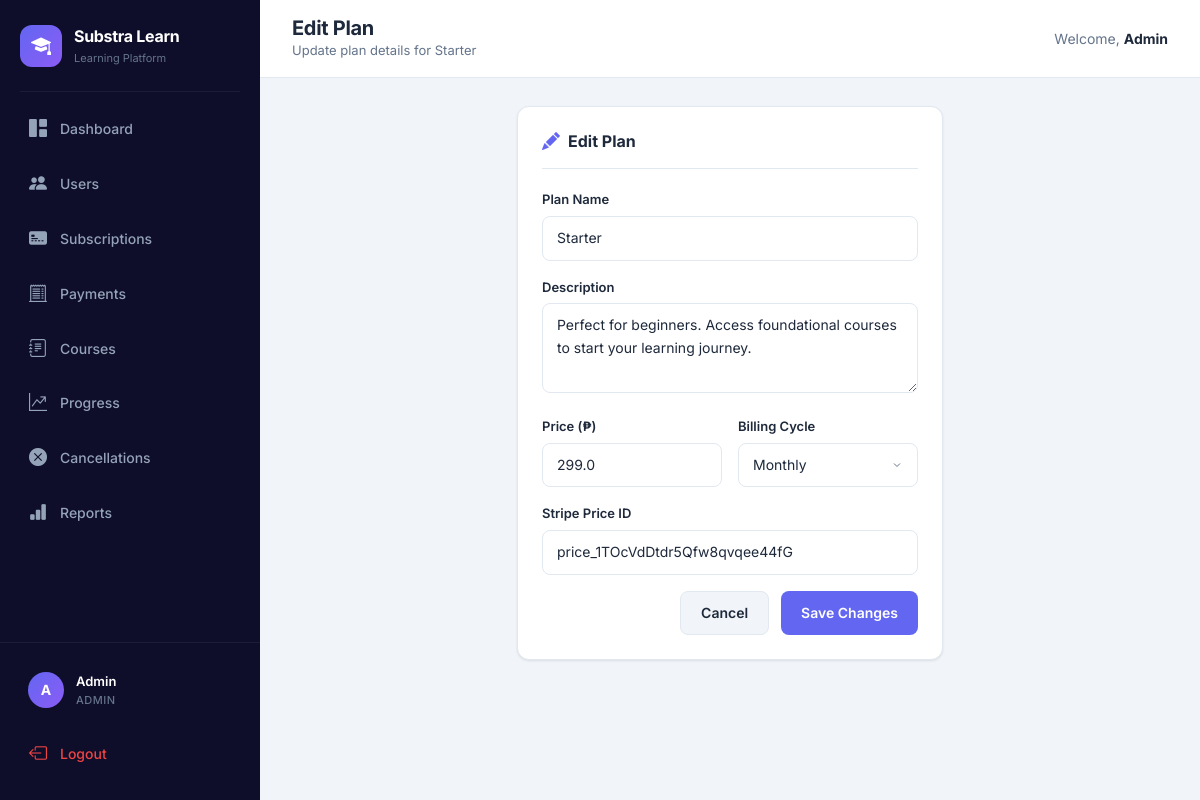
The page /admin/edit_plan/1 (signed in) on the database its author committed.
### tables this page shows
CREATE TABLE plans (
    id INTEGER PRIMARY KEY AUTOINCREMENT,
    name TEXT NOT NULL,
    description TEXT DEFAULT '',
    price REAL NOT NULL,
    billing_cycle TEXT NOT NULL,
    stripe_price_id TEXT DEFAULT '',
    status TEXT DEFAULT 'active',
    created_at TEXT DEFAULT (datetime('now'))
);

### app.py (the view, shortened to what this page needs)
@app.route("/admin/edit_plan/<int:plan_id>", methods=["GET", "POST"])
@admin_required
def edit_plan(plan_id):
    conn = get_db()
    plan = conn.execute("SELECT * FROM plans WHERE id=?", (plan_id,)).fetchone()
    conn.close()
    if not plan:
        flash("Plan not found", "danger")
        return redirect("/admin")
    return render_template("admin_edit_plan.html", plan=plan)

### app.py (called while the page is built, shortened)
def get_db():
    db_path = os.getenv("DATABASE_PATH", "database.db")
    conn = sqlite3.connect(db_path, timeout=10)
    conn.row_factory = sqlite3.Row
    conn.execute("PRAGMA journal_mode=WAL")
    conn.execute("PRAGMA busy_timeout=10000")
    return conn

def get_csrf_token():
    if "_csrf_token" not in session:
        session["_csrf_token"] = secrets.token_urlsafe(32)
    return session["_csrf_token"]

@app.context_processor
def inject_helpers():
    def csrf_field():
        return Markup(f'<input type="hidden" name="csrf_token" value="{escape(get_csrf_token())}">')
    return {"csrf_token": get_csrf_token, "csrf_field": csrf_field}

@app.before_request
def protect_posts():
    if request.method != "POST":
        return

def admin_required(func):
    @wraps(func)
    def wrapper(*args, **kwargs):
        if "user_id" not in session or session.get("role") != "admin":
            flash("Access denied", "danger")
            return redirect("/login")
        return func(*args, **kwargs)
    return wrapper

@app.before_request
def refresh_admin_badges():
    if session.get("role") == "admin":
        conn = get_db()
        pending = conn.execute("SELECT COUNT(*) FROM cancellation_requests WHERE status='pending'").fetchone()[0]
        failed = conn.execute("SELECT COUNT(*) FROM payments WHERE status='failed'").fetchone()[0]
        conn.close()
        session["pending_count"] = pending
        session["failed_payment_count"] = failed

### templates/admin_edit_plan.html
{% extends "base.html" %}
{% block page_title %}Edit Plan{% endblock %}
{% block page_subtitle %}Update plan details for {{ plan['name'] }}{% endblock %}
{% block content %}
<div class="row justify-content-center"><div class="col-lg-6"><div class="content-card"><div class="card-header-custom"><h2 class="card-title"><i class="bi bi-pencil-fill"></i> Edit Plan</h2></div><form method="POST" action="/admin/edit_plan/{{ plan['id'] }}">{{ csrf_field()|safe }}<div class="form-group"><label class="form-label">Plan Name</label><input name="name" class="form-input" value="{{ plan['name'] }}" required></div><div class="form-group"><label class="form-label">Description</label><textarea name="description" class="form-input" rows="3">{{ plan['description'] }}</textarea></div><div class="form-row"><div class="form-group"><label class="form-label">Price (₱)</label><input name="price" type="number" step="0.01" class="form-input" value="{{ plan['price'] }}" required></div><div class="form-group"><label class="form-label">Billing Cycle</label><select name="billing_cycle" class="form-input"><option value="Monthly" {% if plan['billing_cycle']=='Monthly' %}selected{% endif %}>Monthly</option><option value="Quarterly" {% if plan['billing_cycle']=='Quarterly' %}selected{% endif %}>Quarterly</option><option value="Yearly" {% if plan['billing_cycle']=='Yearly' %}selected{% endif %}>Yearly</option></select></div></div><div class="form-group"><label class="form-label">Stripe Price ID</label><input name="stripe_price_id" class="form-input" value="{{ plan['stripe_price_id'] }}"></div><div class="form-actions"><a href="/admin" class="btn-custom btn-secondary-custom">Cancel</a><button class="btn-custom btn-primary-custom">Save Changes</button></div></form></div></div></div>
{% endblock %}

### static/style.css (style rules this page uses)
:root { --primary: #6366F1; --primary-dark: #4F46E5; --primary-light: #A5B4FC; --primary-bg: #EEF2FF; --secondary: #8B5CF6; --success: #10B981; --success-bg: #D1FAE5; --warning: #F59E0B; --warning-bg: #FEF3C7; --danger: #EF4444; --danger-bg: #FEE2E2; --info: #06B6D4; --info-bg: #CFFAFE; --dark: #0F172A; --sidebar-bg: #0F0E2A; --sidebar-hover: #1E1B4B; --sidebar-active: #6366F1; --bg: #F1F5F9; --card: #FFFFFF; --text: #1E293B; --text-muted: #64748B; --border: #E2E8F0; --radius: 12px; --radius-sm: 8px; --radius-lg: 16px; --shadow: 0 1px 3px rgba(0,0,0,0.06), 0 1px 2px rgba(0,0,0,0.04); --shadow-md: 0 4px 6px rgba(0,0,0,0.05), 0 2px 4px rgba(0,0,0,0.03); --shadow-lg: 0 10px 25px rgba(0,0,0,0.08), 0 4px 10px rgba(0,0,0,0.04); --transition: all 0.2s ease; --sidebar-width: 260px; }
* { margin: 0; padding: 0; box-sizing: border-box; }
body { font-family: 'Inter', -apple-system, BlinkMacSystemFont, 'Segoe UI', sans-serif; background: var(--bg); color: var(--text); line-height: 1.6; -webkit-font-smoothing: antialiased; }
.content-card { background: var(--card); border-radius: var(--radius); padding: 24px; box-shadow: var(--shadow); border: 1px solid var(--border); margin-bottom: 0; }
.card-header-custom { display: flex; align-items: center; justify-content: space-between; margin-bottom: 20px; padding-bottom: 16px; border-bottom: 1px solid var(--border); }
.card-title { font-size: 16px; font-weight: 700; color: var(--text); display: flex; align-items: center; gap: 8px; margin: 0; }
.card-title i { color: var(--primary); font-size: 18px; }
.btn-custom { display: inline-flex; align-items: center; justify-content: center; gap: 8px; padding: 10px 20px; border-radius: var(--radius-sm); font-size: 14px; font-weight: 600; text-decoration: none; border: none; cursor: pointer; transition: var(--transition); white-space: nowrap; }
.btn-primary-custom { background: var(--primary); color: white; }
.btn-secondary-custom { background: var(--bg); color: var(--text); border: 1px solid var(--border); }
.form-group { margin-bottom: 16px; flex: 1; }
.form-label { display: block; font-size: 13px; font-weight: 600; color: var(--text); margin-bottom: 6px; }
.form-input { width: 100%; padding: 10px 14px; border: 1.5px solid var(--border); border-radius: var(--radius-sm); font-size: 14px; font-family: inherit; color: var(--text); background: var(--card); transition: var(--transition); outline: none; }
.form-input::placeholder { color: #CBD5E1; }
.form-row { display: flex; gap: 16px; }
.form-actions { display: flex; gap: 12px; justify-content: flex-end; margin-top: 8px; }
select.form-input { cursor: pointer; appearance: none; background-repeat: no-repeat; background-position: right 14px center; padding-right: 36px; }
textarea.form-input { resize: vertical; min-height: 60px; }

### rows shown on the page
plans: name "Starter", description "Perfect for beginners. Access foundational courses to start your learning journey.", price "299.0", billing_cycle "Monthly", stripe_price_id "price_1TOcVdDtdr5Qfw8qvqee44fG"

### other values the page prints
{{ session.get('user_name', 'U')[0]|upper }} "A"
{{ session.get('user_name') }} "Admin"
{{ session.get('role')|upper }} "ADMIN"
